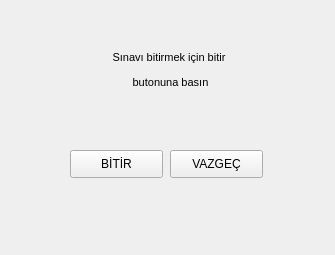
<?xml version="1.0" encoding="UTF-8"?>
<ui version="4.0">
 <class>Frame</class>
 <widget class="QFrame" name="Frame">
  <property name="geometry">
   <rect>
    <x>0</x>
    <y>0</y>
    <width>335</width>
    <height>255</height>
   </rect>
  </property>
  <property name="windowTitle">
   <string>Frame</string>
  </property>
  <widget class="QPushButton" name="finish">
   <property name="geometry">
    <rect>
     <x>70</x>
     <y>150</y>
     <width>93</width>
     <height>28</height>
    </rect>
   </property>
   <property name="text">
    <string>BİTİR</string>
   </property>
  </widget>
  <widget class="QLabel" name="info">
   <property name="geometry">
    <rect>
     <x>40</x>
     <y>40</y>
     <width>261</width>
     <height>61</height>
    </rect>
   </property>
   <property name="font">
    <font>
     <pointsize>11</pointsize>
    </font>
   </property>
   <property name="text">
    <string>&lt;html&gt;&lt;head/&gt;&lt;body&gt;&lt;p align=&quot;center&quot;&gt;&lt;span style=&quot; font-size:8pt;&quot;&gt;Sınavı bitirmek için bitir &lt;/span&gt;&lt;/p&gt;&lt;p align=&quot;center&quot;&gt;&lt;span style=&quot; font-size:8pt;&quot;&gt;butonuna basın&lt;/span&gt;&lt;/p&gt;&lt;/body&gt;&lt;/html&gt;</string>
   </property>
  </widget>
  <widget class="QPushButton" name="cancel">
   <property name="geometry">
    <rect>
     <x>170</x>
     <y>150</y>
     <width>93</width>
     <height>28</height>
    </rect>
   </property>
   <property name="text">
    <string>VAZGEÇ</string>
   </property>
  </widget>
 </widget>
 <resources/>
 <connections/>
</ui>
